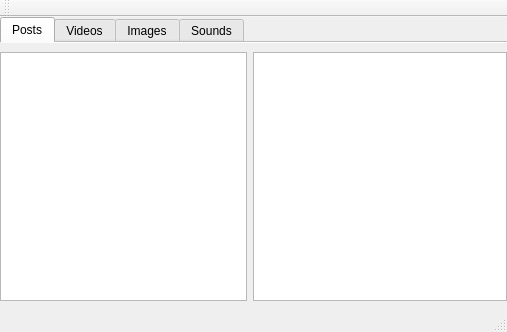
<?xml version="1.0" encoding="UTF-8"?>
<ui version="4.0">
 <class>MainWindow</class>
 <widget class="QMainWindow" name="MainWindow">
  <property name="enabled">
   <bool>true</bool>
  </property>
  <property name="geometry">
   <rect>
    <x>0</x>
    <y>0</y>
    <width>507</width>
    <height>332</height>
   </rect>
  </property>
  <property name="minimumSize">
   <size>
    <width>400</width>
    <height>0</height>
   </size>
  </property>
  <property name="windowTitle">
   <string>TD</string>
  </property>
  <property name="documentMode">
   <bool>true</bool>
  </property>
  <widget class="QWidget" name="centralWidget">
   <layout class="QHBoxLayout" name="horizontalLayout_2">
    <property name="spacing">
     <number>0</number>
    </property>
    <property name="leftMargin">
     <number>0</number>
    </property>
    <property name="topMargin">
     <number>0</number>
    </property>
    <property name="rightMargin">
     <number>0</number>
    </property>
    <property name="bottomMargin">
     <number>0</number>
    </property>
    <item>
     <widget class="QTabWidget" name="tabWidget">
      <property name="currentIndex">
       <number>0</number>
      </property>
      <property name="usesScrollButtons">
       <bool>true</bool>
      </property>
      <property name="documentMode">
       <bool>true</bool>
      </property>
      <property name="tabsClosable">
       <bool>false</bool>
      </property>
      <property name="movable">
       <bool>false</bool>
      </property>
      <property name="tabBarAutoHide">
       <bool>true</bool>
      </property>
      <widget class="QWidget" name="Posts">
       <attribute name="title">
        <string>Posts</string>
       </attribute>
       <layout class="QGridLayout" name="PostsLayout">
        <property name="leftMargin">
         <number>0</number>
        </property>
        <property name="topMargin">
         <number>9</number>
        </property>
        <property name="rightMargin">
         <number>0</number>
        </property>
        <property name="bottomMargin">
         <number>9</number>
        </property>
        <property name="spacing">
         <number>6</number>
        </property>
        <item row="1" column="2">
         <widget class="QTextBrowser" name="PostTextBrowser"/>
        </item>
        <item row="1" column="1">
         <widget class="QListWidget" name="PostsListWidget">
          <property name="maximumSize">
           <size>
            <width>250</width>
            <height>16777215</height>
           </size>
          </property>
          <property name="resizeMode">
           <enum>QListView::Adjust</enum>
          </property>
          <property name="wordWrap">
           <bool>true</bool>
          </property>
          <property name="selectionRectVisible">
           <bool>false</bool>
          </property>
          <property name="sortingEnabled">
           <bool>false</bool>
          </property>
         </widget>
        </item>
       </layout>
      </widget>
      <widget class="QWidget" name="Videos">
       <attribute name="title">
        <string>Videos</string>
       </attribute>
       <layout class="QGridLayout" name="VideosLayout">
        <property name="leftMargin">
         <number>0</number>
        </property>
        <property name="topMargin">
         <number>9</number>
        </property>
        <property name="rightMargin">
         <number>0</number>
        </property>
        <item row="0" column="1">
         <widget class="QTextBrowser" name="VideosTextBrowser"/>
        </item>
        <item row="0" column="0">
         <widget class="QListWidget" name="VideosListWidget">
          <property name="maximumSize">
           <size>
            <width>250</width>
            <height>16777215</height>
           </size>
          </property>
         </widget>
        </item>
       </layout>
      </widget>
      <widget class="QWidget" name="Images">
       <attribute name="title">
        <string>Images</string>
       </attribute>
       <layout class="QGridLayout" name="ImagesLayout">
        <property name="leftMargin">
         <number>0</number>
        </property>
        <property name="rightMargin">
         <number>0</number>
        </property>
        <item row="0" column="1">
         <widget class="QTextBrowser" name="ImagesTextBrowser"/>
        </item>
        <item row="0" column="0">
         <widget class="QListWidget" name="ImageListWidget">
          <property name="maximumSize">
           <size>
            <width>250</width>
            <height>16777215</height>
           </size>
          </property>
         </widget>
        </item>
       </layout>
      </widget>
      <widget class="QWidget" name="Sounds">
       <attribute name="title">
        <string>Sounds</string>
       </attribute>
       <layout class="QGridLayout" name="SoundsLayout">
        <property name="leftMargin">
         <number>0</number>
        </property>
        <property name="rightMargin">
         <number>0</number>
        </property>
        <item row="0" column="0">
         <widget class="QListWidget" name="listWidget">
          <property name="maximumSize">
           <size>
            <width>250</width>
            <height>16777215</height>
           </size>
          </property>
         </widget>
        </item>
        <item row="0" column="1">
         <widget class="QTextBrowser" name="textBrowser"/>
        </item>
       </layout>
      </widget>
     </widget>
    </item>
   </layout>
  </widget>
  <widget class="QMenuBar" name="menuBar">
   <property name="geometry">
    <rect>
     <x>0</x>
     <y>0</y>
     <width>507</width>
     <height>22</height>
    </rect>
   </property>
  </widget>
  <widget class="QToolBar" name="mainToolBar">
   <attribute name="toolBarArea">
    <enum>TopToolBarArea</enum>
   </attribute>
   <attribute name="toolBarBreak">
    <bool>false</bool>
   </attribute>
  </widget>
  <widget class="QStatusBar" name="statusBar"/>
 </widget>
 <layoutdefault spacing="6" margin="11"/>
 <resources/>
 <connections/>
</ui>
